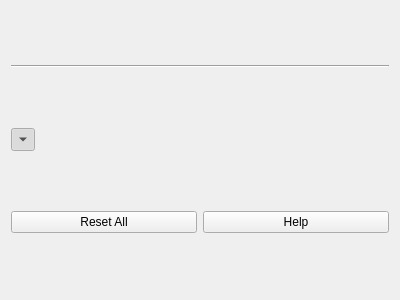
<?xml version="1.0" encoding="UTF-8"?>
<ui version="4.0">
 <class>vcl::qt::MultiParameterFrame</class>
 <widget class="QFrame" name="vcl::qt::MultiParameterFrame">
  <property name="geometry">
   <rect>
    <x>0</x>
    <y>0</y>
    <width>400</width>
    <height>300</height>
   </rect>
  </property>
  <property name="windowTitle">
   <string>Frame</string>
  </property>
  <layout class="QGridLayout" name="gridLayout_2">
   <item row="3" column="1">
    <widget class="QPushButton" name="helpPushButton">
     <property name="text">
      <string>Help</string>
     </property>
     <property name="icon">
      <iconset theme="help-faq"/>
     </property>
     <property name="checkable">
      <bool>true</bool>
     </property>
     <property name="checked">
      <bool>false</bool>
     </property>
    </widget>
   </item>
   <item row="0" column="0" colspan="2">
    <widget class="Line" name="line">
     <property name="orientation">
      <enum>Qt::Horizontal</enum>
     </property>
    </widget>
   </item>
   <item row="2" column="0" colspan="2">
    <layout class="QGridLayout" name="parametersLayout"/>
   </item>
   <item row="3" column="0">
    <widget class="QPushButton" name="resetAllPushButton">
     <property name="text">
      <string>Reset All</string>
     </property>
     <property name="icon">
      <iconset theme="document-revert"/>
     </property>
    </widget>
   </item>
   <item row="1" column="0" colspan="2">
    <widget class="QFrame" name="headerFrame">
     <property name="sizePolicy">
      <sizepolicy hsizetype="Preferred" vsizetype="Fixed">
       <horstretch>0</horstretch>
       <verstretch>0</verstretch>
      </sizepolicy>
     </property>
     <property name="frameShape">
      <enum>QFrame::NoFrame</enum>
     </property>
     <property name="frameShadow">
      <enum>QFrame::Plain</enum>
     </property>
     <layout class="QHBoxLayout" name="horizontalLayout_2">
      <property name="leftMargin">
       <number>0</number>
      </property>
      <property name="topMargin">
       <number>0</number>
      </property>
      <property name="rightMargin">
       <number>0</number>
      </property>
      <property name="bottomMargin">
       <number>0</number>
      </property>
      <item>
       <widget class="QToolButton" name="showAllParametersToolButton">
        <property name="text">
         <string>...</string>
        </property>
        <property name="checkable">
         <bool>true</bool>
        </property>
        <property name="checked">
         <bool>true</bool>
        </property>
        <property name="arrowType">
         <enum>Qt::DownArrow</enum>
        </property>
       </widget>
      </item>
      <item>
       <widget class="QLabel" name="headerLabel">
        <property name="sizePolicy">
         <sizepolicy hsizetype="Expanding" vsizetype="Fixed">
          <horstretch>0</horstretch>
          <verstretch>0</verstretch>
         </sizepolicy>
        </property>
        <property name="text">
         <string/>
        </property>
       </widget>
      </item>
     </layout>
    </widget>
   </item>
  </layout>
 </widget>
 <resources/>
 <connections/>
</ui>
